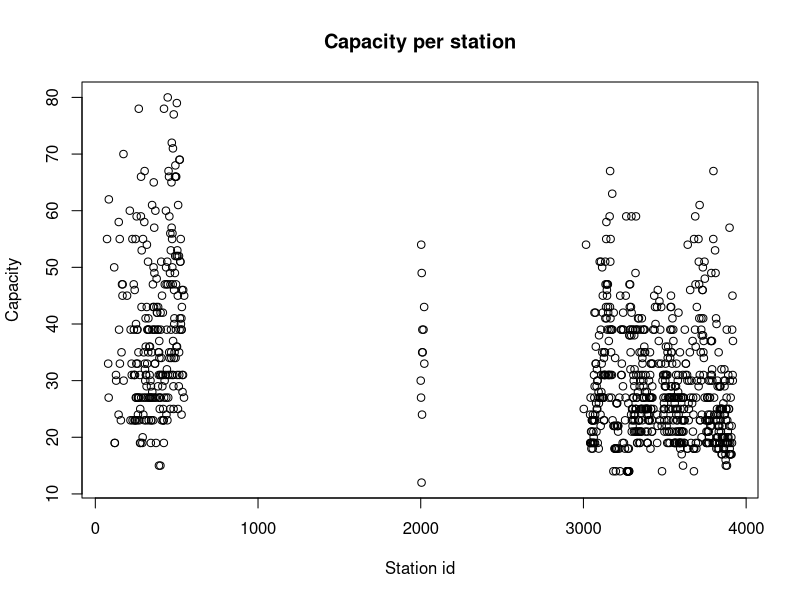
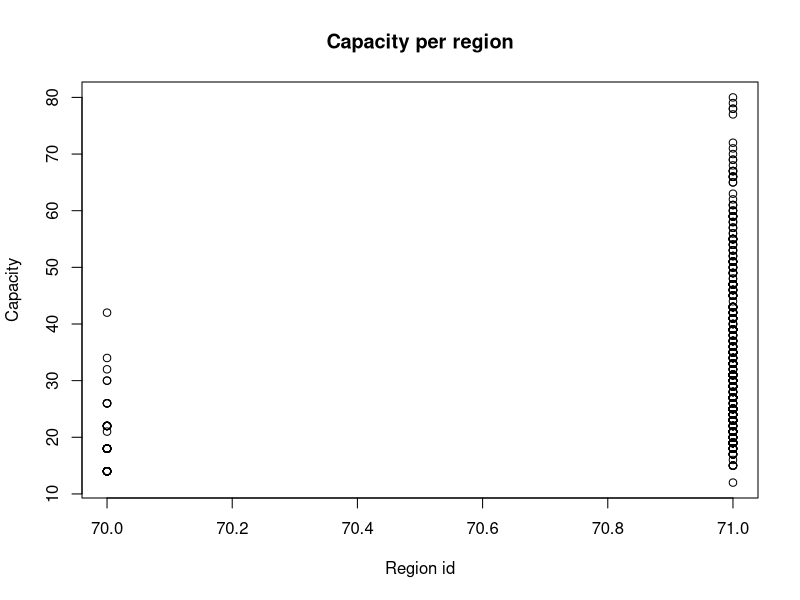
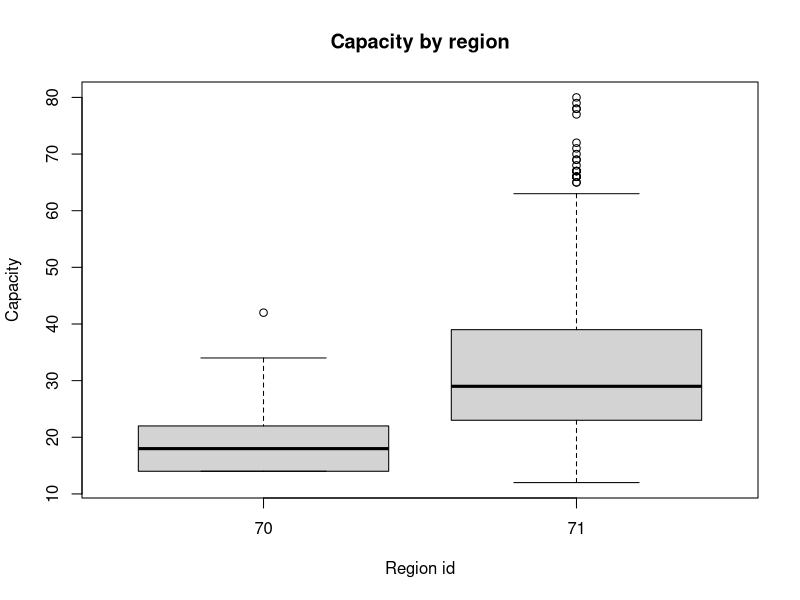
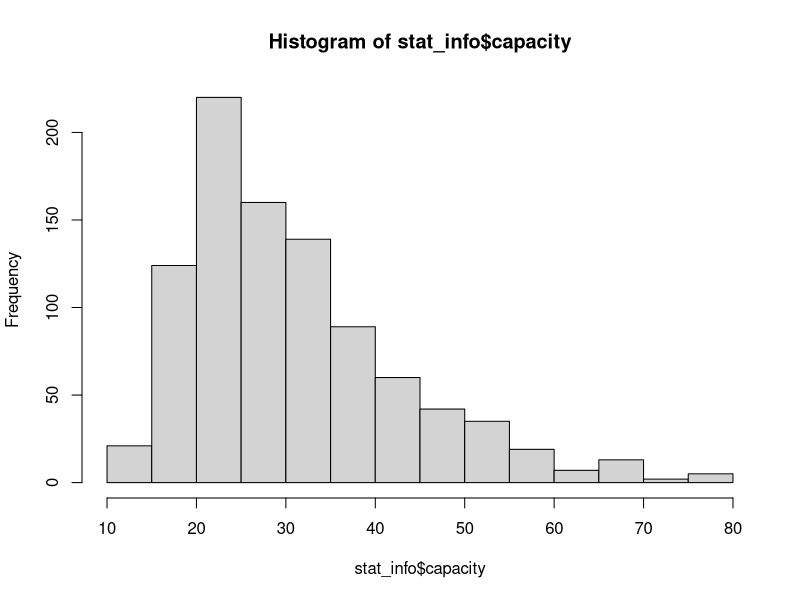

These figures' R source, in order:
## ---- chunk 1
stat_info <- read.csv("station_information.csv")
str(stat_info)
summary(stat_info)


## ---- chunk 2
 plot(x=stat_info$station_id, y=stat_info$capacity, main="Capacity per station", xlab="Station id",  ylab="Capacity")
 plot(x=stat_info$region_id, y=stat_info$capacity, main="Capacity per region", xlab="Region id",  ylab="Capacity")
 

boxplot(capacity ~ region_id, data= stat_info, main="Capacity by region", xlab="Region id", ylab="Capacity" )

hist(stat_info$capacity)
